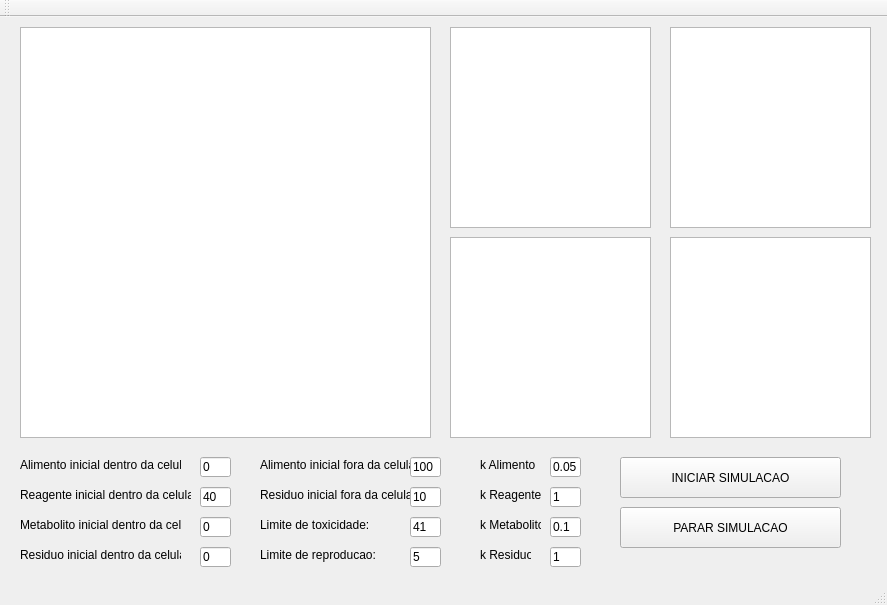
<?xml version="1.0" encoding="UTF-8"?>
<ui version="4.0">
 <class>MainControl</class>
 <widget class="QMainWindow" name="MainControl">
  <property name="geometry">
   <rect>
    <x>0</x>
    <y>0</y>
    <width>887</width>
    <height>605</height>
   </rect>
  </property>
  <property name="windowTitle">
   <string>MainControl</string>
  </property>
  <widget class="QWidget" name="centralWidget">
   <widget class="QGraphicsView" name="animation">
    <property name="geometry">
     <rect>
      <x>20</x>
      <y>10</y>
      <width>411</width>
      <height>411</height>
     </rect>
    </property>
   </widget>
   <widget class="QGraphicsView" name="plotReagente">
    <property name="geometry">
     <rect>
      <x>670</x>
      <y>10</y>
      <width>201</width>
      <height>201</height>
     </rect>
    </property>
   </widget>
   <widget class="QLineEdit" name="lineAlimInicDentro">
    <property name="geometry">
     <rect>
      <x>200</x>
      <y>440</y>
      <width>31</width>
      <height>20</height>
     </rect>
    </property>
    <property name="text">
     <string>0</string>
    </property>
   </widget>
   <widget class="QLabel" name="label_2">
    <property name="geometry">
     <rect>
      <x>20</x>
      <y>440</y>
      <width>161</width>
      <height>16</height>
     </rect>
    </property>
    <property name="text">
     <string>Alimento inicial dentro da celula:</string>
    </property>
   </widget>
   <widget class="QGraphicsView" name="plotResiduo">
    <property name="geometry">
     <rect>
      <x>670</x>
      <y>220</y>
      <width>201</width>
      <height>201</height>
     </rect>
    </property>
   </widget>
   <widget class="QGraphicsView" name="plotAlimento">
    <property name="geometry">
     <rect>
      <x>450</x>
      <y>10</y>
      <width>201</width>
      <height>201</height>
     </rect>
    </property>
   </widget>
   <widget class="QGraphicsView" name="plotMetabolito">
    <property name="geometry">
     <rect>
      <x>450</x>
      <y>220</y>
      <width>201</width>
      <height>201</height>
     </rect>
    </property>
   </widget>
   <widget class="QLabel" name="label_3">
    <property name="geometry">
     <rect>
      <x>20</x>
      <y>470</y>
      <width>171</width>
      <height>16</height>
     </rect>
    </property>
    <property name="text">
     <string>Reagente inicial dentro da celula:</string>
    </property>
   </widget>
   <widget class="QLabel" name="label_4">
    <property name="geometry">
     <rect>
      <x>20</x>
      <y>500</y>
      <width>161</width>
      <height>16</height>
     </rect>
    </property>
    <property name="text">
     <string>Metabolito inicial dentro da celula:</string>
    </property>
   </widget>
   <widget class="QLabel" name="label_5">
    <property name="geometry">
     <rect>
      <x>20</x>
      <y>530</y>
      <width>161</width>
      <height>16</height>
     </rect>
    </property>
    <property name="text">
     <string>Residuo inicial dentro da celula:</string>
    </property>
   </widget>
   <widget class="QLineEdit" name="lineReagInicDentro">
    <property name="geometry">
     <rect>
      <x>200</x>
      <y>470</y>
      <width>31</width>
      <height>20</height>
     </rect>
    </property>
    <property name="text">
     <string>40</string>
    </property>
   </widget>
   <widget class="QLineEdit" name="lineMetabInicDentro">
    <property name="geometry">
     <rect>
      <x>200</x>
      <y>500</y>
      <width>31</width>
      <height>20</height>
     </rect>
    </property>
    <property name="text">
     <string>0</string>
    </property>
   </widget>
   <widget class="QLineEdit" name="lineResidInicDentro">
    <property name="geometry">
     <rect>
      <x>200</x>
      <y>530</y>
      <width>31</width>
      <height>20</height>
     </rect>
    </property>
    <property name="text">
     <string>0</string>
    </property>
   </widget>
   <widget class="QLabel" name="label_6">
    <property name="geometry">
     <rect>
      <x>260</x>
      <y>440</y>
      <width>161</width>
      <height>16</height>
     </rect>
    </property>
    <property name="text">
     <string>Alimento inicial fora da celula:</string>
    </property>
   </widget>
   <widget class="QLabel" name="label_7">
    <property name="geometry">
     <rect>
      <x>260</x>
      <y>470</y>
      <width>161</width>
      <height>16</height>
     </rect>
    </property>
    <property name="text">
     <string>Residuo inicial fora da celula:</string>
    </property>
   </widget>
   <widget class="QLabel" name="label_8">
    <property name="geometry">
     <rect>
      <x>260</x>
      <y>500</y>
      <width>161</width>
      <height>16</height>
     </rect>
    </property>
    <property name="text">
     <string>Limite de toxicidade:</string>
    </property>
   </widget>
   <widget class="QLabel" name="label_9">
    <property name="geometry">
     <rect>
      <x>260</x>
      <y>530</y>
      <width>161</width>
      <height>16</height>
     </rect>
    </property>
    <property name="text">
     <string>Limite de reproducao:</string>
    </property>
   </widget>
   <widget class="QLineEdit" name="lineResInicFora">
    <property name="geometry">
     <rect>
      <x>410</x>
      <y>470</y>
      <width>31</width>
      <height>20</height>
     </rect>
    </property>
    <property name="text">
     <string>10</string>
    </property>
   </widget>
   <widget class="QLineEdit" name="lineAlimInicFora">
    <property name="geometry">
     <rect>
      <x>410</x>
      <y>440</y>
      <width>31</width>
      <height>20</height>
     </rect>
    </property>
    <property name="text">
     <string>100</string>
    </property>
   </widget>
   <widget class="QLineEdit" name="lineLimToxi">
    <property name="geometry">
     <rect>
      <x>410</x>
      <y>500</y>
      <width>31</width>
      <height>20</height>
     </rect>
    </property>
    <property name="text">
     <string>41</string>
    </property>
   </widget>
   <widget class="QLineEdit" name="lineLimRepro">
    <property name="geometry">
     <rect>
      <x>410</x>
      <y>530</y>
      <width>31</width>
      <height>20</height>
     </rect>
    </property>
    <property name="text">
     <string>5</string>
    </property>
   </widget>
   <widget class="QPushButton" name="startButton">
    <property name="geometry">
     <rect>
      <x>620</x>
      <y>440</y>
      <width>221</width>
      <height>41</height>
     </rect>
    </property>
    <property name="text">
     <string>INICIAR SIMULACAO</string>
    </property>
   </widget>
   <widget class="QPushButton" name="stopButton">
    <property name="geometry">
     <rect>
      <x>620</x>
      <y>490</y>
      <width>221</width>
      <height>41</height>
     </rect>
    </property>
    <property name="text">
     <string>PARAR SIMULACAO</string>
    </property>
   </widget>
   <widget class="QLabel" name="label_10">
    <property name="geometry">
     <rect>
      <x>480</x>
      <y>470</y>
      <width>71</width>
      <height>16</height>
     </rect>
    </property>
    <property name="text">
     <string>k Reagente</string>
    </property>
   </widget>
   <widget class="QLabel" name="label_11">
    <property name="geometry">
     <rect>
      <x>480</x>
      <y>530</y>
      <width>51</width>
      <height>16</height>
     </rect>
    </property>
    <property name="text">
     <string>k Residuo</string>
    </property>
   </widget>
   <widget class="QLineEdit" name="linekResiduo">
    <property name="geometry">
     <rect>
      <x>550</x>
      <y>530</y>
      <width>31</width>
      <height>20</height>
     </rect>
    </property>
    <property name="text">
     <string>1</string>
    </property>
   </widget>
   <widget class="QLabel" name="label_12">
    <property name="geometry">
     <rect>
      <x>480</x>
      <y>440</y>
      <width>61</width>
      <height>16</height>
     </rect>
    </property>
    <property name="text">
     <string>k Alimento</string>
    </property>
   </widget>
   <widget class="QLineEdit" name="linekAlimento">
    <property name="geometry">
     <rect>
      <x>550</x>
      <y>440</y>
      <width>31</width>
      <height>20</height>
     </rect>
    </property>
    <property name="text">
     <string>0.05</string>
    </property>
   </widget>
   <widget class="QLineEdit" name="linekMetabolito">
    <property name="geometry">
     <rect>
      <x>550</x>
      <y>500</y>
      <width>31</width>
      <height>20</height>
     </rect>
    </property>
    <property name="text">
     <string>0.1</string>
    </property>
   </widget>
   <widget class="QLabel" name="label_13">
    <property name="geometry">
     <rect>
      <x>480</x>
      <y>500</y>
      <width>61</width>
      <height>16</height>
     </rect>
    </property>
    <property name="text">
     <string>k Metabolito</string>
    </property>
   </widget>
   <widget class="QLineEdit" name="linekReagente">
    <property name="geometry">
     <rect>
      <x>550</x>
      <y>470</y>
      <width>31</width>
      <height>20</height>
     </rect>
    </property>
    <property name="text">
     <string>1</string>
    </property>
   </widget>
  </widget>
  <widget class="QMenuBar" name="menuBar">
   <property name="geometry">
    <rect>
     <x>0</x>
     <y>0</y>
     <width>887</width>
     <height>21</height>
    </rect>
   </property>
  </widget>
  <widget class="QToolBar" name="mainToolBar">
   <attribute name="toolBarArea">
    <enum>TopToolBarArea</enum>
   </attribute>
   <attribute name="toolBarBreak">
    <bool>false</bool>
   </attribute>
  </widget>
  <widget class="QStatusBar" name="statusBar"/>
 </widget>
 <layoutdefault spacing="6" margin="11"/>
 <resources/>
 <connections/>
</ui>
